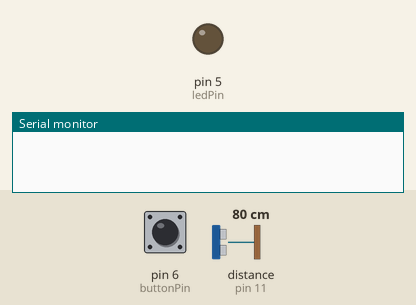
Simulated run of this sketch. Board: Arduino Uno, built with avr-gcc and run on an emulated ATmega328P. Shown: output pins drawn as LEDs (lit = HIGH), the last lines printed to the serial monitor. The test bench sets the inputs (shaded band); at power-on: pin 6 (buttonPin) HIGH, distance to the obstacle (sensor on pin 11) 80 cm. The echo pulse lasts 58.3 µs per cm; pins used as bus, display or sensor lines are not drawn.

Above: at 1.2 s.
1.3 s: pin 6 (buttonPin) pulled LOW for 0.15 s
At 1.4 s:
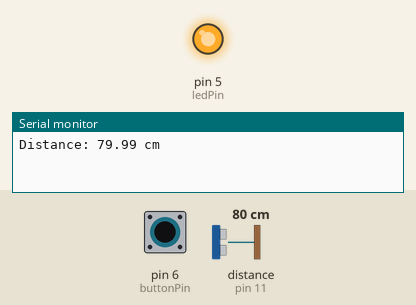
3.0 s: pin 6 (buttonPin) pulled LOW for 3.2 s
At 7.2 s:
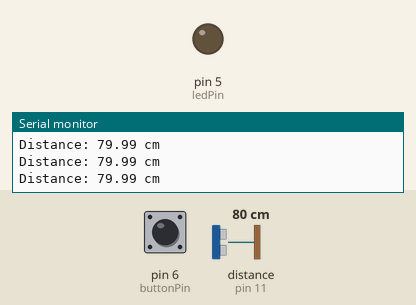
Timing chart, 0 to 8.7 s (numbered marks = the images above; inputs shaded):
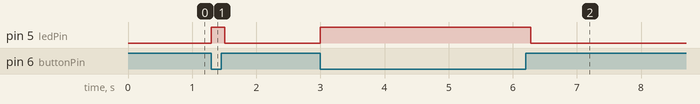

Measured:
- after the input at 1.3 s, pin 5 (ledPin): LOW → HIGH at once, → LOW 0.21 s later
- after the input at 3.0 s, pin 5 (ledPin): LOW → HIGH at once, → LOW 3.3 s later

The sketch:

firmware.ino
```cpp
// int trigPin = 13;    // Sensor trig pin is connected to Arduino 13
// int echoPin = 11;    // Sensor echo pin connected to Arduino 11
// float pingTime;      // Time for ping to hit target and return
// float distanceCm;
// int ledPin = 5;      // FIX: Changed from 7 to 5. Ensure your wire matches!
// int buttonPin = 6;   // Pushbutton connected to pin 6

// void setup() {
//   Serial.begin(9600);

//   // Ultrasonic Sensor Pins
//   pinMode(trigPin, OUTPUT);
//   pinMode(echoPin, INPUT);

//   // Peripherals Configuration
//   pinMode(ledPin, OUTPUT);
//   pinMode(buttonPin, INPUT_PULLUP); // Internal pull-up resistor (Active-LOW button)
// }

// void loop() {
//   // Check if the PC has sent any data over the serial interface
//   if (Serial.available() > 0) {

//     // Read until newline character for immediate Python compatibility
//     String command = Serial.readStringUntil('\n');

//     // Trim off any hidden whitespace, carriage returns (\r), or stray characters
//     command.trim();

//     // 1. COMMAND: READ
//     if (command.equalsIgnoreCase("READ")) {
//       distanceCm = readDistance(); // Use helper function

//       Serial.print("Distance: ");
//       Serial.print(distanceCm);
//       Serial.println(" cm");
//     }

//     // 2. COMMAND: LED_ON
//     else if (command.equalsIgnoreCase("LED ON")) {
//       //digitalWrite(ledPin, HIGH); // Reverted to digitalWrite for pure 5V maximum rail
//       analogWrite(ledPin , 255);
//       Serial.println("LED IS ON");
//     }

//     // 3. COMMAND: LED_OFF
//     else if (command.equalsIgnoreCase("LED OFF")) {
//       digitalWrite(ledPin, LOW);
//       Serial.println("LED IS OFF");
//     }

//     // 4. COMMAND: BUTTON_STATUS
//     else if (command.equalsIgnoreCase("BUTTON STATUS")) {
//       if (digitalRead(buttonPin) == LOW) {
//         Serial.println("PRESSED");
//       } else {
//         Serial.println("RELEASED");
//       }
//     }

//     // 5. COMMAND: STATUS (Aggregated System Diagnostic)
//     else if (command.equalsIgnoreCase("STATUS")) {
//       // Get the latest distance reading dynamically
//       distanceCm = readDistance();

//       // Output LED State (Works perfectly now with digitalWrite)
//       if (digitalRead(ledPin) == HIGH) {
//         Serial.print("LED: ON");
//       } else {
//         Serial.print("LED: OFF");
//       }

//       Serial.print(" | ");

//       // Output Button State
//       if (digitalRead(buttonPin) == LOW) {
//         Serial.print("BUTTON: PRESSED");
//       } else {
//         Serial.print("BUTTON: RELEASED");
//       }

//       Serial.print(" | ");

//       // Output Distance State
//       Serial.print("DISTANCE: ");
//       Serial.print(distanceCm);
//       Serial.println(" cm");
//     }

//     // 6. COMMAND: VERSION
//     else if (command.equalsIgnoreCase("VERSION")) {
//       Serial.println("V1.3.0 (2026-06-25)");
//     }

//     // Fallback for unknown inputs (e.g., "ABC")
//     else {
//       Serial.print("UNKNOWN COMMAND: ");
//       Serial.println(command);
//     }
//   }
// }

// // Helper function to isolate ultrasonic sensor triggering and calculation
// float readDistance() {
//   digitalWrite(trigPin, LOW);
//   delayMicroseconds(2);
//   digitalWrite(trigPin, HIGH);
//   delayMicroseconds(10);
//   digitalWrite(trigPin, LOW);

//   float pingtime = pulseIn(echoPin, HIGH);
//   return (pingtime * 0.0343) / 2.0;
// }

int trigPin = 13;
int echoPin = 11;

int ledPin = 5;
int buttonPin = 6;

float distanceCm;

void setup() {

  Serial.begin(9600);

  pinMode(trigPin, OUTPUT);
  pinMode(echoPin, INPUT);

  pinMode(ledPin, OUTPUT);
  pinMode(buttonPin, INPUT_PULLUP);
}

float readDistance() {

  digitalWrite(trigPin, LOW);
  delayMicroseconds(2);

  digitalWrite(trigPin, HIGH);
  delayMicroseconds(10);

  digitalWrite(trigPin, LOW);

  long duration = pulseIn(echoPin, HIGH);

  return (duration * 0.0343) / 2.0;
}

void loop() {

  if (digitalRead(buttonPin) == LOW) {

    digitalWrite(ledPin, HIGH);

    distanceCm = readDistance();

    Serial.print("Distance: ");
    Serial.print(distanceCm);
    Serial.println(" cm");

    delay(100);
  }

  else {

    digitalWrite(ledPin, LOW);
  }
}
```
